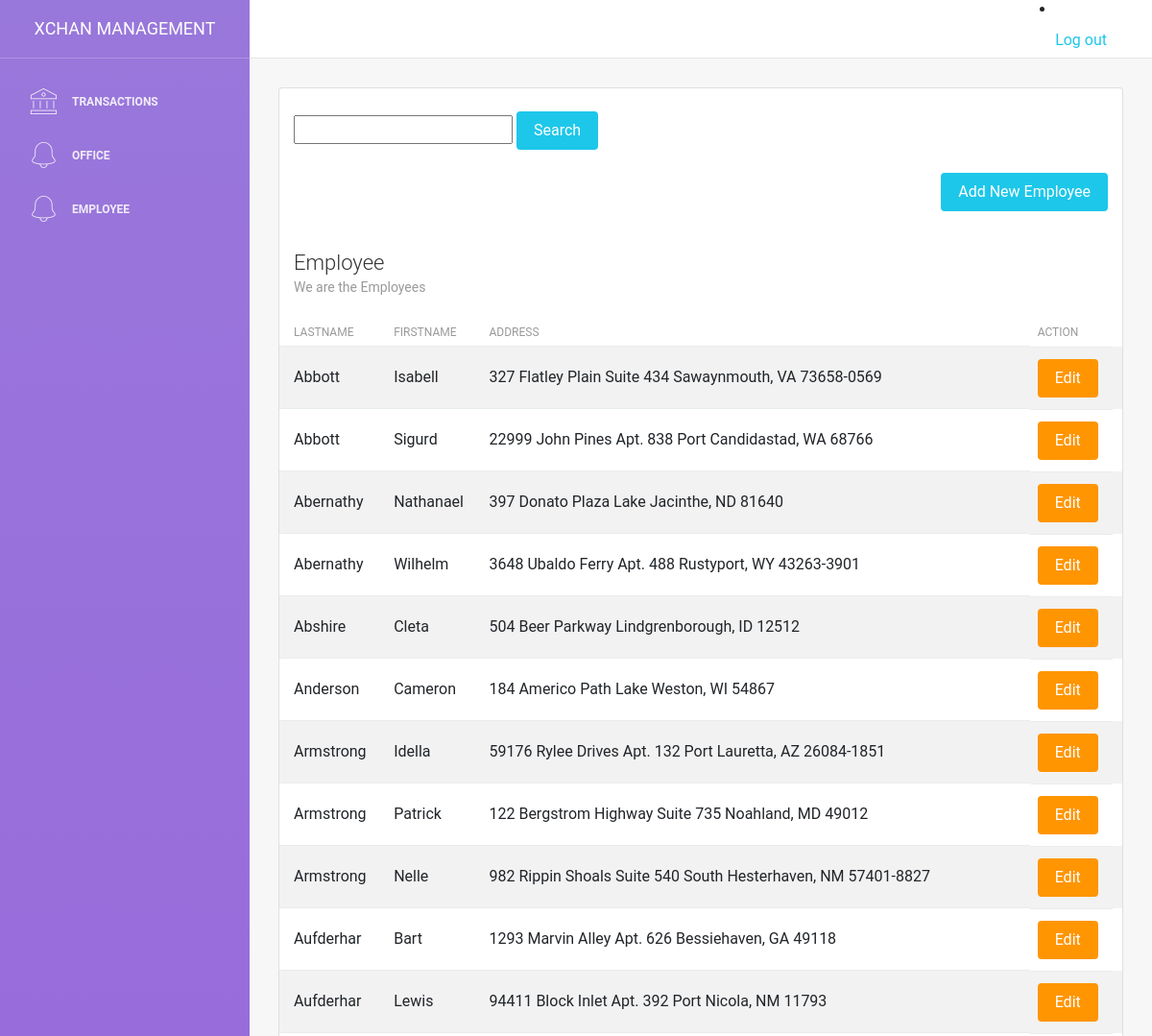
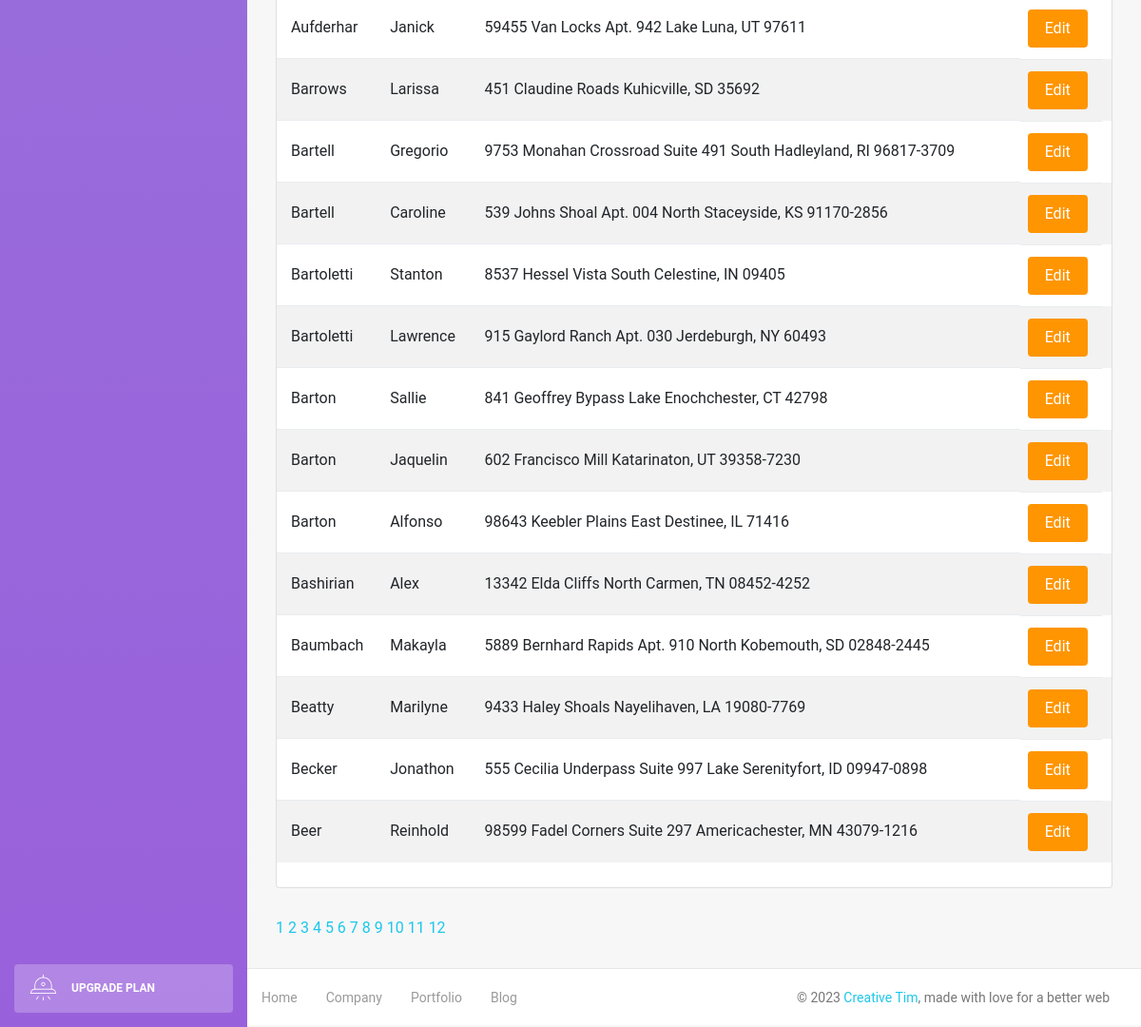
Page /employee.php on the committed database (2 pictures, top to bottom).
### tables this page shows
CREATE TABLE `employee` (
  `id` int NOT NULL AUTO_INCREMENT,
  `lastname` varchar(45) NOT NULL,
  `firstname` varchar(45) NOT NULL,
  `office_id` int NOT NULL,
  `address` varchar(100) DEFAULT NULL,
  PRIMARY KEY (`id`)
);

### employee.php (the view, shortened to what this page needs)
<!DOCTYPE html>
<html lang="en">
<head>
    <link rel="stylesheet" href="https://maxcdn.bootstrapcdn.com/font-awesome/latest/css/font-awesome.min.css" />
    <link href="assets/css/bootstrap.min.css" rel="stylesheet" />
    <link href="assets/css/light-bootstrap-dashboard.css?v=2.0.0 " rel="stylesheet" />
    <link href="assets/css/demo.css" rel="stylesheet" />
</head>
<?php
    require("config/db.php");
    if (!isset ($_GET['search']) ) {
        $search = "";
    } else {
        $search = $_GET['search'];
    }
    $nresults = 25;
    $query = "SELECT * FROM employee";
    $r = mysqli_query($db,$query);
    $nor = mysqli_num_rows($r);
    $numberOfPage = ceil($nor/$nresults);
    if (!isset ($_GET['page']) ) {
        $page = 1;
    } else {
        $page = $_GET['page'];
    }
    $pfirstr = ($page-1) *$nresults;
    if(strlen($search) > 0){
        $query = 'SELECT employee.id, employee.lastname, employee.firstname, employee.address, office.name as office_name FROM employee,office
        WHERE employee.office_id = office.id and employee.lastname = '.$search.'ORDER BY employee.lastname LIMIT '. $pfirstr . ',' . $nresults;
    }else{
        $query = 'SELECT employee.id,employee.lastname, employee.firstname, employee.address, office.name as office_name FROM employee,office
        WHERE employee.office_id = office.id ORDER BY employee.lastname LIMIT '. $pfirstr . ',' . $nresults;
    }
    $result = mysqli_query($db, $query);
	$employees = mysqli_fetch_all($result, MYSQLI_ASSOC);
?>
<body>
    <div class="wrapper">
       <?php include "includes/sidebar.php"?>
        </div>
        <div class="main-panel">
        <?php include "includes/navbar.php"?>
            <div class="content">
                <div class="container-fluid">
                    <div class="row">
                        <div class="col-md-12">
                            <div class="card strpied-tabled-with-hover">
                            <br/>
                                <div class="col-md-12">
                                    <form action="employee.php" method="GET">
                                        <input type="text" name="search" />
                                        <input type="submit" value="Search" class="btn btn-info btn-fill" />
                                    </form>
                                </div>
                            <br>
                                <div class="col-md-12" >
                                <a href="employee-add.php">
                                <button type="submit" class="btn btn-info btn-fill pull-right">Add New Employee</button>
                                </a>
                                </div>
                                <div class="card-header ">
                                    <h4 class="card-title">Employee</h4>
                                    <p class="card-category">We are the Employees</p>
                                </div>
                                <div class="card-body table-full-width table-responsive">
                                    <table class="table table-hover table-striped">
                                        <thead>
                                            <th>LastName</th>
                                            <th>FirstName</th>
                                            <th>Address</th>
                                            <th>Action</th>
                                        </thead>
                                        <tbody>
                                        <?php foreach($employees as $employee): ?>
                                            <tr>
                                                <td><?php echo $employee['lastname'] ?></td>
                                                <td><?php echo $employee['firstname'] ?></td>
                                                <td><?php echo $employee['address'] ?></td>
                                                <td>
                                                <a href="employee-edit.php?id=<?php echo $employee['id'] ?>">
                                                <button type="submit" class="btn btn-warning btn-fill pull-right">Edit</button>
                                                </a>
                                                </td>
                                            </tr>
                                            <?php endforeach; ?>
                                        </tbody>
                                    </table>
                                </div>
                            </div>
                        </div>
                    </div>
                  <?php
                  for($page = 1; $page<= $numberOfPage; $page++) {
                      echo '<a href = "employee.php?page=' . $page . '">' . $page . ' </a>';
                  }
                  ?>
                </div>
            </div>
            <footer class="footer">
                <div class="container-fluid">
                    <nav>
                        <ul class="footer-menu">
                            <li>
                                <a href="#">
                                    Home
                                </a>
                            </li>
                            <li>
                                <a href="#">
                                    Company
                                </a>
                            </li>
                            <li>
                                <a href="#">
                                    Portfolio
                                </a>
                            </li>
                            <li>
                                <a href="#">
                                    Blog
                                </a>
                            </li>
                        </ul>
                        <p class="copyright text-center">
                            ©
                            <a href="http://www.creative-tim.com">Creative Tim</a>, made with love for a better web
                        </p>
                    </nav>
                </div>
            </footer>
        </div>
    </div>
</body>

### rows in the picture
employee: lastname "Abbott", firstname "Isabell", address "327 Flatley Plain Suite 434 Sawaynmouth, VA 73658-0569"
employee: lastname "Abbott", firstname "Sigurd", address "22999 John Pines Apt. 838 Port Candidastad, WA 68766"
employee: lastname "Abernathy", firstname "Nathanael", address "397 Donato Plaza Lake Jacinthe, ND 81640"
employee: lastname "Abernathy", firstname "Wilhelm", address "3648 Ubaldo Ferry Apt. 488 Rustyport, WY 43263-3901"
employee: lastname "Abshire", firstname "Cleta", address "504 Beer Parkway Lindgrenborough, ID 12512"
employee: lastname "Anderson", firstname "Cameron", address "184 Americo Path Lake Weston, WI 54867"
employee: lastname "Armstrong", firstname "Idella", address "59176 Rylee Drives Apt. 132 Port Lauretta, AZ 26084-1851"
employee: lastname "Armstrong", firstname "Patrick", address "122 Bergstrom Highway Suite 735 Noahland, MD 49012"
employee: lastname "Armstrong", firstname "Nelle", address "982 Rippin Shoals Suite 540 South Hesterhaven, NM 57401-8827"
employee: lastname "Aufderhar", firstname "Bart", address "1293 Marvin Alley Apt. 626 Bessiehaven, GA 49118"
employee: lastname "Aufderhar", firstname "Lewis", address "94411 Block Inlet Apt. 392 Port Nicola, NM 11793"
employee: lastname "Aufderhar", firstname "Janick", address "59455 Van Locks Apt. 942 Lake Luna, UT 97611"
employee: lastname "Barrows", firstname "Larissa", address "451 Claudine Roads Kuhicville, SD 35692"
employee: lastname "Bartell", firstname "Gregorio", address "9753 Monahan Crossroad Suite 491 South Hadleyland, RI 96817-3709"
employee: lastname "Bartell", firstname "Caroline", address "539 Johns Shoal Apt. 004 North Staceyside, KS 91170-2856"
employee: lastname "Bartoletti", firstname "Stanton", address "8537 Hessel Vista South Celestine, IN 09405"
employee: lastname "Bartoletti", firstname "Lawrence", address "915 Gaylord Ranch Apt. 030 Jerdeburgh, NY 60493"
employee: lastname "Barton", firstname "Sallie", address "841 Geoffrey Bypass Lake Enochchester, CT 42798"
employee: lastname "Barton", firstname "Jaquelin", address "602 Francisco Mill Katarinaton, UT 39358-7230"
employee: lastname "Barton", firstname "Alfonso", address "98643 Keebler Plains East Destinee, IL 71416"
employee: lastname "Bashirian", firstname "Alex", address "13342 Elda Cliffs North Carmen, TN 08452-4252"
employee: lastname "Baumbach", firstname "Makayla", address "5889 Bernhard Rapids Apt. 910 North Kobemouth, SD 02848-2445"
employee: lastname "Beatty", firstname "Marilyne", address "9433 Haley Shoals Nayelihaven, LA 19080-7769"
employee: lastname "Becker", firstname "Jonathon", address "555 Cecilia Underpass Suite 997 Lake Serenityfort, ID 09947-0898"
employee: lastname "Beer", firstname "Reinhold", address "98599 Fadel Corners Suite 297 Americachester, MN 43079-1216"
